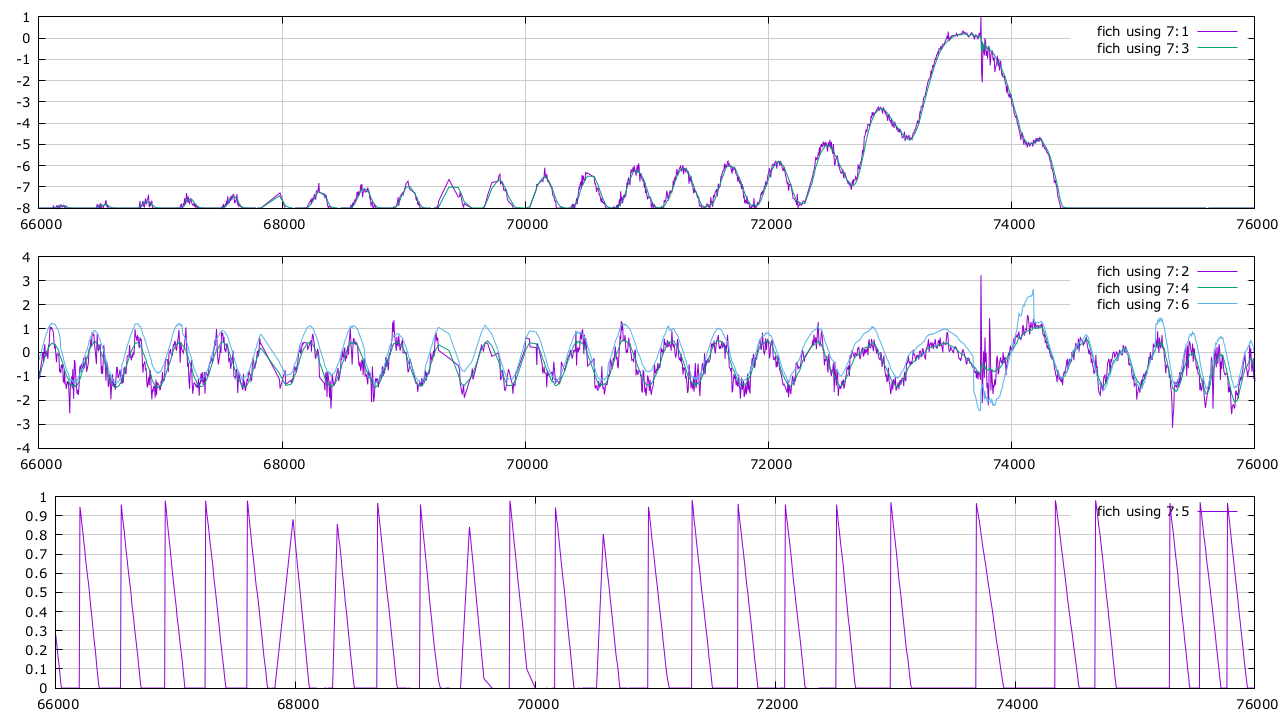

The gnuplot source for this figure:
#!/usr/bin/gnuplot

reset
set samples 2000
#set terminal qt size 350,262 enhanced font 'Verdana,10' persist
#set terminal wxt size 350,262 enhanced font 'Verdana,10' persist
set terminal pngcairo size 1280,720 enhanced font 'Verdana,10'
set output 'test.png'
#set terminal svg size 350,262 fname 'Verdana, Helvetica, Arial, sans-serif' #fsize '10'
#set output 'test.svg'

set style line  1 lc rgb '#0060ad' pt 5 ps 0.2 lt 1 lw 2    # blue

#set tmargin at screen 0.95; set bmargin at screen 0.45

set grid linetype 1 linecolor "#cccccc"
set multiplot layout 3,1

#fich="2019-07-19_17h20.txt"
fich="2019-07-19_17h44.txt"
set xrange [66000:76000]

plot fich using 7:1 with lines, fich using 7:3 with lines
#plot fich using 7:2 with lines, fich using 7:4 with lines
plot fich using 7:2 with lines, fich using 7:4 with lines, fich using 7:6 with lines
plot fich using 7:5 with lines

#plot fich using 1 with lines
#plot fich using 2 with lines
#plot fich using (sqrt($1*$1+$2*$2)) with lines
#plot fich using (atan2($1,$2)) with lines

